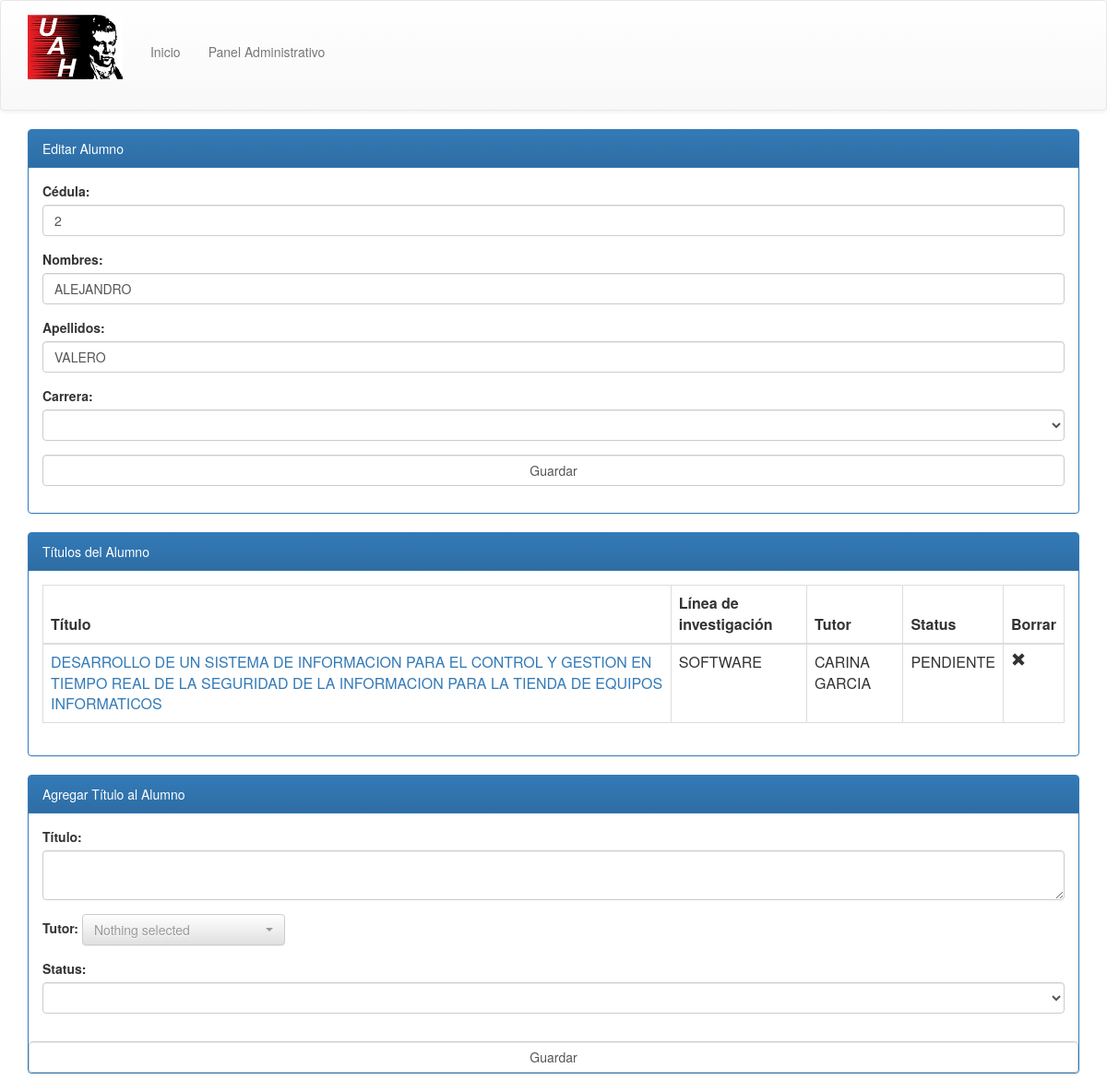
The app's page /editar_alumno/c942e0f4-2dad-43a5-9408-a983f4f4bb7b with its own data.
### tesis_orm.py (models this page shows, shortened)
class Alumno(Base):
    __tablename__ = "alumnos"
    indice = Column(String, primary_key=True, default=generar_identificador_unico)
    nombre = Column(String)
    apellido = Column(String, default="")
    cedula = Column(String)
    carrera = Column(String, default="")

class Tesis(Base):
    __tablename__ = "tesis"
    indice = Column(String, primary_key=True, default=generar_identificador_unico)
    titulo = Column(String)
    titulo_normalizado = Column(String)
    status = Column(String, default="PENDIENTE")
    tutor_indice = Column(String, ForeignKey("tutores.indice"))
    tutor = relationship("Tutor", backref="_tesis")
    autor_indice = Column(String, ForeignKey("alumnos.indice"))
    autor = relationship("Alumno", backref="_tesis")
    linea_investigacion_id = Column(String, ForeignKey("lineas_de_investigacion.indice"))
    linea_investigacion = relationship("LineaDeInvestigacion", backref="_tesis")

class LineaDeInvestigacion(Base):
    __tablename__ = "lineas_de_investigacion"
    indice = Column(String, primary_key=True, default=generar_identificador_unico)
    nombre = Column(String)
    tutores = relationship("Tutor", secondary="tutor_linea",
        backref="_lineas_investigacion")

class Tutor(Base):
    __tablename__ = "tutores"
    indice = Column(String, primary_key=True, default=generar_identificador_unico)
    nombre = Column(String)
    apellido = Column(String, default="")
    cedula = Column(String, default="")
    lineas_investigacion = relationship("LineaDeInvestigacion",
        secondary="tutor_linea", backref="_tutores")

### tesis_web.py (the view)
@app.route("/editar_alumno/<indice>", methods=["GET", "POST"])
def editar_alumno(indice):
    alumno = bd.query(Alumno).get(indice)
    lineas = bd.query(LineaDeInvestigacion).all()
    tutores = bd.query(Tutor).all()
    if alumno:
        if request.method == "GET":
            return render_template("editar_alumno.html", alumno=alumno, lineas=lineas, tutores=tutores)
        elif request.method == "POST":
            actualizar_alumno(alumno)
            return render_template("editar_alumno.html", alumno=alumno, lineas=lineas, tutores=tutores)
    else:
        return "No existe el alumno", 400

### templates/editar_alumno.html (shortened to what this page needs)
{% extends "base.html" %}
{% block contenido %}
    <div class="container">
        <div class="panel panel-primary">
            <div class="panel-heading">Editar Alumno</div>
            <div class="panel-body">
                <form method="POST" action="/editar_alumno/{{ alumno.indice }}">
                    <div class="form-group">
                        <label for="">Cédula: </label>
                        <input class="form-control" name="cedula" type="text" value="{{ alumno.cedula }}">
                    </div>
                    <div class="form-group">
                        <label for="">Nombres: </label>
                        <input class="form-control" name="nombre" type="text" value="{{ alumno.nombre }}">
                    </div>
                    <div class="form-group">
                        <label for="">Apellidos: </label>
                        <input class="form-control" name="apellido" type="text" value="{{ alumno.apellido }}">
                    </div>
                    <div class="form-group">
                        <label for="">Carrera: </label>
                        <select class="form-control" name="carrera" value="">
                            <option selected disabled hidden style='display: none' value=''></option>
                            <option value="INFORMATICA"{% if alumno.carrera == "INFORMATICA" %}selected{% endif %}>INFORMÁTICA</option>
                        </select>
                    </div>
                    <input class="form-control" type="submit" value="Guardar">
                </form>
            </div>
        </div>
        <div class="panel panel-primary">
            <div class="panel-heading">Títulos del Alumno</div>
            <div class="panel-body">
                <table class="table table-bordered table-hover">
                    <thead>
                        <tr>
                            <th>Título</th>
                            <th>Línea de investigación</th>
                            <th>Tutor</th>
                            <th>Status</th>
                            <th>Borrar</th>
                        </tr>
                    </thead>
                    <tbody>
                        {% for cada_tesis in alumno._tesis %}
                            <tr>
                                <td><a href="/editar_tesis/{{ cada_tesis.indice }}">{{ cada_tesis.titulo }}</a></td>
                                <td>{{ cada_tesis.linea_investigacion.nombre }}</td>
                                <td>{{ cada_tesis.tutor.nombre }} {{ cada_tesis.tutor.apellido }}</td>
                                <td>{{ cada_tesis.status.upper() }}</td>
                                <td><span style="cursor:pointer"  onclick="confirmar_borrado(event)" class="glyphicon glyphicon-remove" data-destino="/borrar_titulo/{{ cada_tesis.indice }}"  data-texto="{{ cada_tesis.titulo }}"></span></td>
                            </tr>
                        {% endfor %}
                    </tbody>
                </table>
            </div>
        </div>
        <div class="panel panel-primary">
            <div class="panel-heading">Agregar Título al Alumno</div>
            <div class="panel-body">
                <form method="POST" action="/agregar_titulo/{{ alumno.indice }}">
                    <div class="form-group">
                        <label for="">Título: </label>
                        <textarea class="form-control" name="nuevo_titulo" ></textarea>
                    </div>
                    <div class="form-group">
                        <label for="">Tutor: </label>
                    </div>
                    <div class="form-group">
                        <label for="status">Status: </label>
                        <select name="nuevo_status" class="form-control">
                            <option selected disabled hidden style='display: none' value=''></option>
                            <option value="rechazado" >RECHAZADO</option>
                        </select>
                    </div>
                    </div>
                    <input class="form-control" type="submit" value="Guardar">
            </div>
        </div>
{% endblock %}

### records on screen
Alumno: cedula "2", nombre "ALEJANDRO", apellido "VALERO"
Tesis: titulo "DESARROLLO DE UN SISTEMA DE INFORMACION PARA EL CONTROL Y GESTION EN TIEMPO REAL DE LA SEGURIDAD DE LA INFORMACION PARA LA TIENDA DE EQUIPOS INFORMATICOS", linea_investigacion.nombre "SOFTWARE", tutor.nombre "CARINA", tutor.apellido "GARCIA", status "PENDIENTE"
